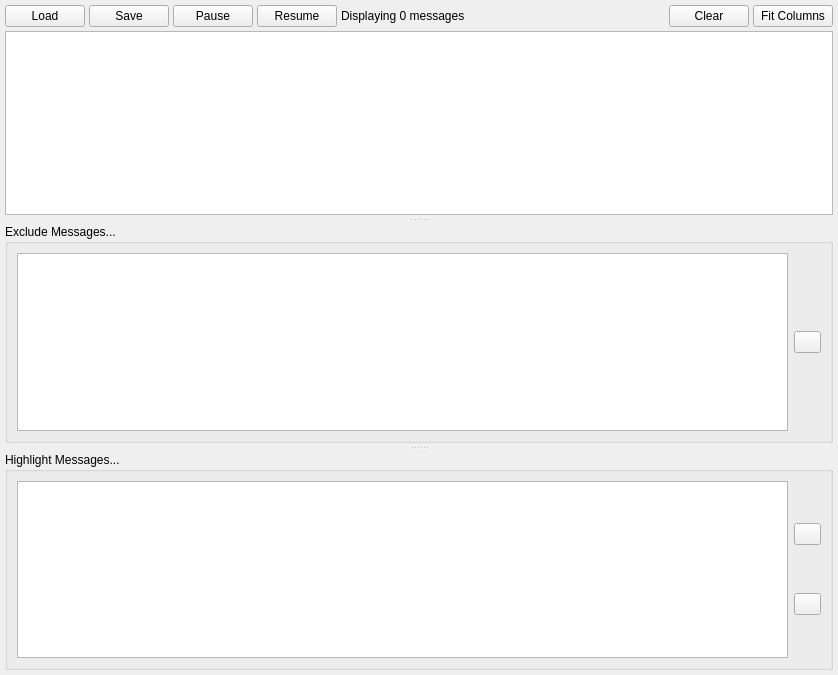
<?xml version="1.0" encoding="UTF-8"?>
<ui version="4.0">
 <class>SystemControlPluginWidget</class>
 <widget class="QWidget" name="ConsoleWidget">
  <property name="geometry">
   <rect>
    <x>0</x>
    <y>0</y>
    <width>838</width>
    <height>675</height>
   </rect>
  </property>
  <property name="windowTitle">
   <string>Console</string>
  </property>
  <layout class="QVBoxLayout" name="verticalLayout">
   <property name="spacing">
    <number>4</number>
   </property>
   <property name="margin">
    <number>5</number>
   </property>
   <item>
    <layout class="QHBoxLayout" name="horizontalLayout">
     <property name="sizeConstraint">
      <enum>QLayout::SetMinAndMaxSize</enum>
     </property>
     <item>
      <widget class="QPushButton" name="load_button">
       <property name="toolTip">
        <string>Load a Message file</string>
       </property>
       <property name="text">
        <string>Load</string>
       </property>
       <property name="iconSize">
        <size>
         <width>16</width>
         <height>16</height>
        </size>
       </property>
      </widget>
     </item>
     <item>
      <widget class="QPushButton" name="save_button">
       <property name="toolTip">
        <string>Save currently displayed messages to a file</string>
       </property>
       <property name="text">
        <string>Save</string>
       </property>
       <property name="iconSize">
        <size>
         <width>16</width>
         <height>16</height>
        </size>
       </property>
      </widget>
     </item>
     <item>
      <widget class="QPushButton" name="pause_button">
       <property name="toolTip">
        <string>Pause the message stream</string>
       </property>
       <property name="text">
        <string>Pause</string>
       </property>
       <property name="iconSize">
        <size>
         <width>16</width>
         <height>16</height>
        </size>
       </property>
      </widget>
     </item>
     <item>
      <widget class="QPushButton" name="record_button">
       <property name="toolTip">
        <string>Resume the message stream</string>
       </property>
       <property name="text">
        <string>Resume</string>
       </property>
       <property name="iconSize">
        <size>
         <width>16</width>
         <height>16</height>
        </size>
       </property>
      </widget>
     </item>
     <item>
      <widget class="QLabel" name="messages_label">
       <property name="text">
        <string>Displaying 0 messages</string>
       </property>
      </widget>
     </item>
     <item>
      <spacer name="horizontalSpacer">
       <property name="orientation">
        <enum>Qt::Horizontal</enum>
       </property>
       <property name="sizeHint" stdset="0">
        <size>
         <width>40</width>
         <height>20</height>
        </size>
       </property>
      </spacer>
     </item>
     <item>
      <widget class="QPushButton" name="clear_button">
       <property name="text">
        <string>Clear</string>
       </property>
      </widget>
     </item>
     <item>
      <widget class="QPushButton" name="column_resize_button">
       <property name="toolTip">
        <string>Resizes message table columns to fit their contents exactly</string>
       </property>
       <property name="text">
        <string>Fit Columns</string>
       </property>
      </widget>
     </item>
    </layout>
   </item>
   <item>
    <layout class="QVBoxLayout" name="verticalLayout_2">
     <item>
      <widget class="QSplitter" name="table_splitter">
       <property name="orientation">
        <enum>Qt::Vertical</enum>
       </property>
       <property name="handleWidth">
        <number>9</number>
       </property>
       <property name="childrenCollapsible">
        <bool>true</bool>
       </property>
       <widget class="QWidget" name="PlaceHolder">
        <layout class="QVBoxLayout" name="verticalLayout_3">
         <item>
          <widget class="QTableView" name="table_view">
           <property name="alternatingRowColors">
            <bool>true</bool>
           </property>
           <property name="selectionBehavior">
            <enum>QAbstractItemView::SelectRows</enum>
           </property>
           <property name="iconSize">
            <size>
             <width>16</width>
             <height>16</height>
            </size>
           </property>
           <property name="horizontalScrollMode">
            <enum>QAbstractItemView::ScrollPerPixel</enum>
           </property>
           <property name="sortingEnabled">
            <bool>true</bool>
           </property>
           <attribute name="horizontalHeaderShowSortIndicator" stdset="0">
            <bool>false</bool>
           </attribute>
           <attribute name="verticalHeaderVisible">
            <bool>false</bool>
           </attribute>
          </widget>
         </item>
        </layout>
       </widget>
       <widget class="QSplitter" name="filter_splitter">
        <property name="orientation">
         <enum>Qt::Vertical</enum>
        </property>
        <property name="handleWidth">
         <number>9</number>
        </property>
        <property name="childrenCollapsible">
         <bool>true</bool>
        </property>
        <widget class="QGroupBox" name="exclude_group_box">
         <property name="toolTip">
          <string>Messages matching ANY of these rules will NOT be displayed</string>
         </property>
         <property name="title">
          <string>Exclude Messages...</string>
         </property>
         <layout class="QHBoxLayout" name="horizontalLayout_2">
          <item>
           <widget class="QTableWidget" name="exclude_table">
            <property name="alternatingRowColors">
             <bool>true</bool>
            </property>
            <property name="selectionMode">
             <enum>QAbstractItemView::NoSelection</enum>
            </property>
            <property name="columnCount">
             <number>1</number>
            </property>
            <attribute name="horizontalHeaderVisible">
             <bool>false</bool>
            </attribute>
            <attribute name="horizontalHeaderStretchLastSection">
             <bool>true</bool>
            </attribute>
            <attribute name="verticalHeaderVisible">
             <bool>false</bool>
            </attribute>
            <column/>
           </widget>
          </item>
          <item>
           <widget class="QPushButton" name="add_exclude_button">
            <property name="maximumSize">
             <size>
              <width>27</width>
              <height>16777215</height>
             </size>
            </property>
            <property name="toolTip">
             <string>Add new filter</string>
            </property>
            <property name="text">
             <string/>
            </property>
            <property name="iconSize">
             <size>
              <width>16</width>
              <height>16</height>
             </size>
            </property>
           </widget>
          </item>
         </layout>
        </widget>
        <widget class="QGroupBox" name="highlight_group_box">
         <property name="toolTip">
          <string>Messages matching ANY of these rules will be highlighted</string>
         </property>
         <property name="title">
          <string>Highlight Messages...</string>
         </property>
         <layout class="QHBoxLayout" name="horizontalLayout_3">
          <item>
           <widget class="QTableWidget" name="highlight_table">
            <property name="toolTip">
             <string/>
            </property>
            <property name="alternatingRowColors">
             <bool>true</bool>
            </property>
            <property name="selectionMode">
             <enum>QAbstractItemView::NoSelection</enum>
            </property>
            <property name="columnCount">
             <number>1</number>
            </property>
            <attribute name="horizontalHeaderVisible">
             <bool>false</bool>
            </attribute>
            <attribute name="horizontalHeaderStretchLastSection">
             <bool>true</bool>
            </attribute>
            <attribute name="verticalHeaderVisible">
             <bool>false</bool>
            </attribute>
            <column/>
           </widget>
          </item>
          <item>
           <layout class="QVBoxLayout" name="verticalLayout_4">
            <item>
             <widget class="QPushButton" name="highlight_exclude_button">
              <property name="maximumSize">
               <size>
                <width>27</width>
                <height>16777215</height>
               </size>
              </property>
              <property name="toolTip">
               <string>Show only highlighted rows</string>
              </property>
              <property name="text">
               <string/>
              </property>
              <property name="iconSize">
               <size>
                <width>16</width>
                <height>16</height>
               </size>
              </property>
              <property name="checkable">
               <bool>true</bool>
              </property>
              <property name="checked">
               <bool>false</bool>
              </property>
             </widget>
            </item>
            <item>
             <widget class="QPushButton" name="add_highlight_button">
              <property name="maximumSize">
               <size>
                <width>27</width>
                <height>16777215</height>
               </size>
              </property>
              <property name="toolTip">
               <string>Add new filter</string>
              </property>
              <property name="text">
               <string/>
              </property>
              <property name="iconSize">
               <size>
                <width>16</width>
                <height>16</height>
               </size>
              </property>
             </widget>
            </item>
           </layout>
          </item>
         </layout>
        </widget>
       </widget>
      </widget>
     </item>
    </layout>
   </item>
  </layout>
 </widget>
 <resources/>
 <connections/>
</ui>
